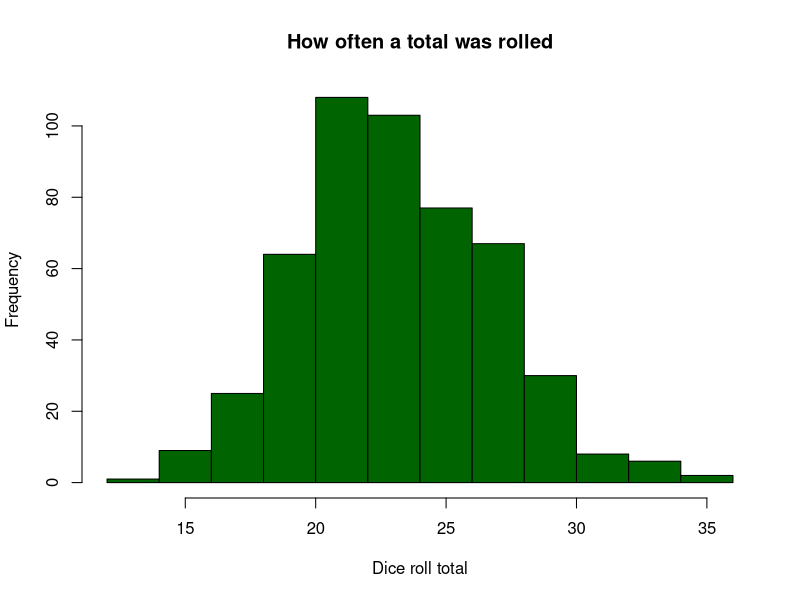

This chart was generated by the following R code:
## ---- chunk 1
knitr::opts_chunk$set(echo = TRUE)
## ---- chunk 2
# Hello there!

# Quick Commands up front:
# To create an R code block (like this!) - Ctrl+Shift+I
# To run an R code block here - Ctrl+Shift+Enter
# To Knit everything together, save the Rmd file, then... - Ctrl+Shift+K
# This creates an HTML file in the same place as your Rmd file.  Submit both!

# These instructions won't be visible in the HTML file because I have {r, echo=FALSE}
# You'll want echo to be TRUE for each of your R blocks in HW submission unless stating otherwise
# However, for industry engagements, maybe you don't want all your code out there. The option's there!

# Keep in mind that hashtags in R blocks comment things out.  Outside the blocks, they denote headers!
## ---- chunk 3
dice<-function(sides=6, reps, adding=0){
  x<-sample(1:sides, size = reps, replace=TRUE) # With dice, you roll with replacement
  total<-sum(x,na.rm = TRUE) + adding
  note<-paste0(reps,"d",sides," + ", adding)
  #print(note) # If you want to see the notation each time you roll, uncomment this part.
  total
}
## ---- chunk 4
dice(sides=4, reps=3, adding=6)
## ---- chunk 5
rolls<-0 # Initializing a numeric vector of Totals
for (i in 1:500){
  x<-dice(sides=6, reps=5, adding=6) # Creates a Total
  rolls[i]<-x # Adds this loop's total to the vector of Totals
}
rolls
## ---- chunk 6
hist(rolls, main = "How often a total was rolled", xlab = "Dice roll total", col = "darkgreen")
## ---- chunk 7
# Some takehome points:
# On your future homeworks, be sure to submit them as Rmarkdown/R Notebook files
# When you knit this together, there will be a .Rmd file and a .HTML file.  Submit both!
# Be sure to use echo=TRUE whenever you can.  It helps the grader see not only your plots, but what you coded to get them.
# Hashtags are different when they are out of R blocks
# Above all else, document everything.  The grader will send stuff back with his/her own comments.
